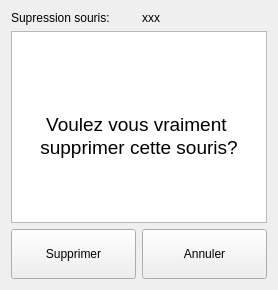
      <widget class="QWidget" name="page_5">
       <layout class="QGridLayout" name="gridLayout_7">
        <item row="0" column="0">
         <widget class="QLabel" name="label_29">
          <property name="text">
           <string>Supression souris:</string>
          </property>
         </widget>
        </item>
        <item row="2" column="1">
         <widget class="QPushButton" name="annulerSupressionSouris">
          <property name="minimumSize">
           <size>
            <width>0</width>
            <height>50</height>
           </size>
          </property>
          <property name="text">
           <string>Annuler</string>
          </property>
         </widget>
        </item>
        <item row="0" column="1">
         <widget class="QLabel" name="label_30">
          <property name="text">
           <string>xxx</string>
          </property>
         </widget>
        </item>
        <item row="1" column="0" colspan="2">
         <widget class="QTextBrowser" name="textBrowser_3">
          <property name="html">
           <string>&lt;!DOCTYPE HTML PUBLIC &quot;-//W3C//DTD HTML 4.0//EN&quot; &quot;http://www.w3.org/TR/REC-html40/strict.dtd&quot;&gt;
&lt;html&gt;&lt;head&gt;&lt;meta name=&quot;qrichtext&quot; content=&quot;1&quot; /&gt;&lt;style type=&quot;text/css&quot;&gt;
p, li { white-space: pre-wrap; }
&lt;/style&gt;&lt;/head&gt;&lt;body style=&quot; font-family:'Ubuntu'; font-size:11pt; font-weight:400; font-style:normal;&quot;&gt;
&lt;p align=&quot;center&quot; style=&quot;-qt-paragraph-type:empty; margin-top:0px; margin-bottom:0px; margin-left:0px; margin-right:0px; -qt-block-indent:0; text-indent:0px;&quot;&gt;&lt;br /&gt;&lt;/p&gt;
&lt;p align=&quot;center&quot; style=&quot;-qt-paragraph-type:empty; margin-top:0px; margin-bottom:0px; margin-left:0px; margin-right:0px; -qt-block-indent:0; text-indent:0px; font-size:14pt;&quot;&gt;&lt;br /&gt;&lt;/p&gt;
&lt;p align=&quot;center&quot; style=&quot;-qt-paragraph-type:empty; margin-top:0px; margin-bottom:0px; margin-left:0px; margin-right:0px; -qt-block-indent:0; text-indent:0px;&quot;&gt;&lt;br /&gt;&lt;/p&gt;
&lt;p align=&quot;center&quot; style=&quot;-qt-paragraph-type:empty; margin-top:0px; margin-bottom:0px; margin-left:0px; margin-right:0px; -qt-block-indent:0; text-indent:0px;&quot;&gt;&lt;br /&gt;&lt;/p&gt;
&lt;p align=&quot;center&quot; style=&quot; margin-top:0px; margin-bottom:0px; margin-left:0px; margin-right:0px; -qt-block-indent:0; text-indent:0px;&quot;&gt;&lt;span style=&quot; font-size:14pt;&quot;&gt;Voulez vous vraiment &lt;/span&gt;&lt;/p&gt;
&lt;p align=&quot;center&quot; style=&quot; margin-top:0px; margin-bottom:0px; margin-left:0px; margin-right:0px; -qt-block-indent:0; text-indent:0px;&quot;&gt;&lt;span style=&quot; font-size:14pt;&quot;&gt;supprimer cette souris?&lt;/span&gt;&lt;/p&gt;&lt;/body&gt;&lt;/html&gt;</string>
          </property>
         </widget>
        </item>
        <item row="2" column="0">
         <widget class="QPushButton" name="validerSupressionSouris">
          <property name="minimumSize">
           <size>
            <width>0</width>
            <height>50</height>
           </size>
          </property>
          <property name="text">
           <string>Supprimer</string>
          </property>
         </widget>
        </item>
       </layout>
      </widget>
